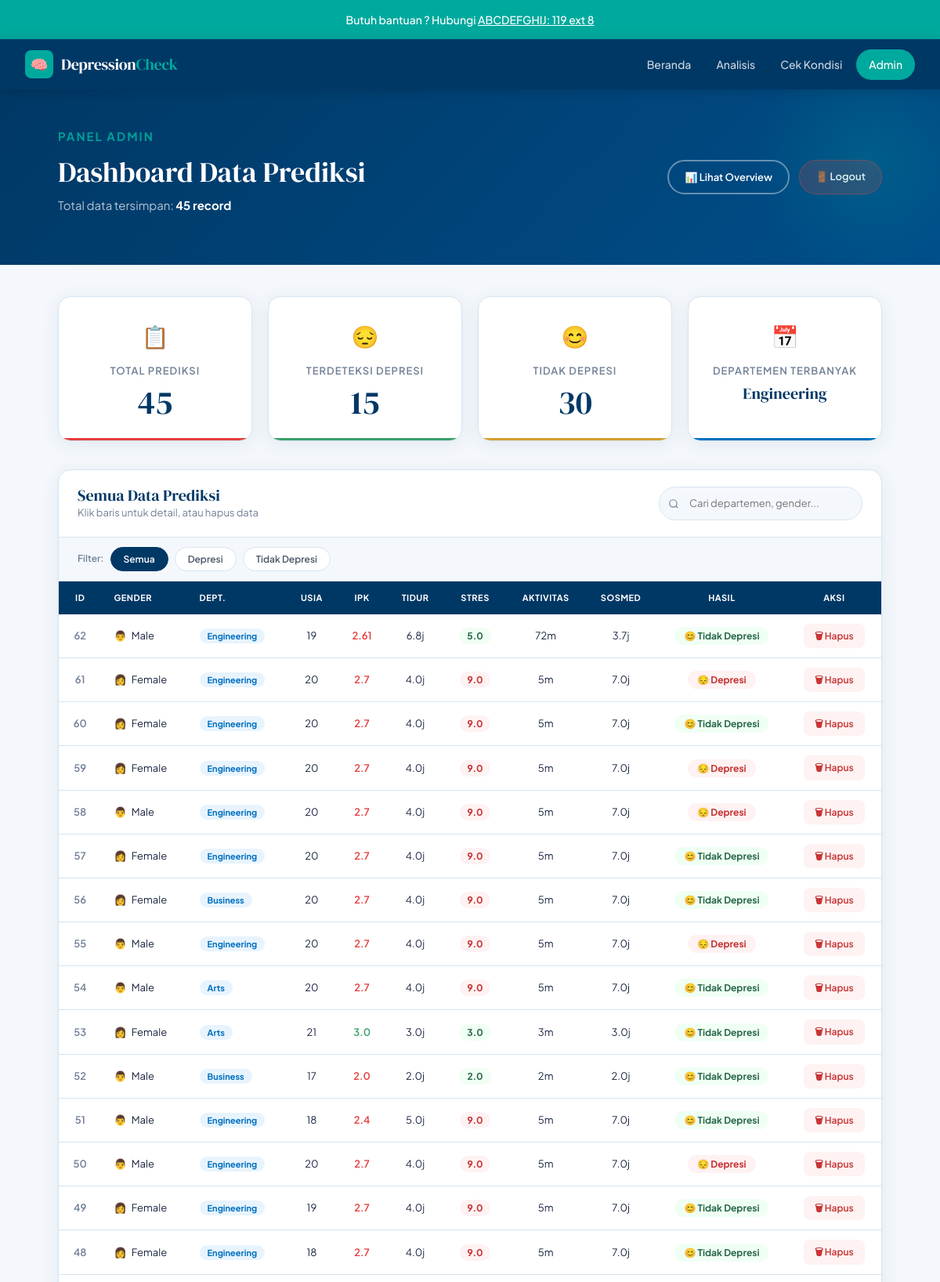
Page /admin (signed in, upper part) on the committed database.
### tables this page shows
CREATE TABLE predictions (
        id INTEGER PRIMARY KEY AUTOINCREMENT,
        age REAL, cgpa REAL, study REAL, sleep REAL,
        social REAL, activity REAL, stress REAL,
        gender TEXT, department TEXT, result TEXT
    );

### Project/app.py (the view)
@app.route('/admin')
def admin_dashboard():
    if not session.get('admin'):
        return redirect('/admin/login')
    with get_db() as conn:
        data = conn.execute("SELECT * FROM predictions ORDER BY id DESC").fetchall()
    return render_template('admin_dashboard.html', data=data)

### Project/app.py (called while the page is built)
def get_db():
    conn = sqlite3.connect('database.db')
    conn.row_factory = sqlite3.Row  # Akses kolom by name: row['age']
    return conn

### Project/templates/admin_dashboard.html (shortened to what this page needs)
{% extends "base.html" %}
{% block content %}
<div class="page-header">
  <div class="container" style="display:flex; justify-content:space-between; align-items:center; flex-wrap:wrap; gap:16px;">
    <div>
      <p class="section-label" style="color: rgba(0,169,157,0.9);">Panel Admin</p>
      <h2>Dashboard Data Prediksi</h2>
      <p>Total data tersimpan: <strong style="color:white;">{{ data|length }} record</strong></p>
    </div>
    <div style="display:flex; gap:12px; flex-wrap:wrap;">
      <a href="/overview" class="btn-outline-main" style="font-size:13px; padding:10px 20px;">
        📊 Lihat Overview
      </a>
      <a href="/admin/logout" style="background:rgba(229,62,62,0.2); border:1px solid rgba(229,62,62,0.4); color:white; padding:10px 20px; border-radius:50px; font-size:13px; font-weight:600; text-decoration:none; transition:all 0.2s;">
        🚪 Logout
      </a>
    </div>
  </div>
</div>
<div class="container" style="padding-bottom: 64px;">
  <div class="stat-grid" style="margin-bottom:36px;">
    <div class="stat-card">
      <span class="stat-icon">📋</span>
      <div class="stat-label">Total Prediksi</div>
      <div class="stat-value">{{ data|length }}</div>
    </div>
    <div class="stat-card">
      <span class="stat-icon">😔</span>
      <div class="stat-label">Terdeteksi Depresi</div>
      <div class="stat-value">{{ data|selectattr(10, 'equalto', 'Depresi')|list|length if data else data|selectattr('10', 'equalto', 'Depresi')|list|length }}</div>
    </div>
    <div class="stat-card">
      <span class="stat-icon">😊</span>
      <div class="stat-label">Tidak Depresi</div>
      <div class="stat-value" id="notDepCount">—</div>
    </div>
    <div class="stat-card">
      <span class="stat-icon">📅</span>
      <div class="stat-label">Departemen Terbanyak</div>
      <div class="stat-value" id="topDept" style="font-size:20px;">—</div>
    </div>
  </div>
  <div class="card-modern" style="padding:0; overflow:hidden;">
    <div style="display:flex; justify-content:space-between; align-items:center; padding:20px 24px; border-bottom:1px solid var(--border); flex-wrap:wrap; gap:12px;">
      <div>
        <h5 style="font-family:'DM Serif Display',serif; font-size:20px; color:var(--navy); margin:0;">Semua Data Prediksi</h5>
        <p style="font-size:13px; color:var(--text-light); margin:0;">Klik baris untuk detail, atau hapus data</p>
      </div>
      <div style="position:relative;">
        <input type="text" id="searchInput" placeholder="Cari departemen, gender..."
          style="padding:10px 16px 10px 38px; border:1.5px solid var(--border); border-radius:50px; font-family:'Plus Jakarta Sans',sans-serif; font-size:13px; color:var(--text-dark); background:var(--soft-bg); width:260px; outline:none; transition:all 0.2s;"
          oninput="filterTable(this.value)"
          onfocus="this.style.borderColor='var(--blue)'; this.style.background='white';"
          onblur="this.style.borderColor='var(--border)'; this.style.background='var(--soft-bg)';">
      </div>
    </div>
    <div style="padding:12px 24px; background:var(--soft-bg); border-bottom:1px solid var(--border); display:flex; gap:8px; flex-wrap:wrap;">
      <span style="font-size:12px; color:var(--text-light); font-weight:600; line-height:30px;">Filter:</span>
      <button onclick="filterBy('')" id="pill-all" class="filter-pill active">Semua</button>
      <button onclick="filterBy('Depresi')" id="pill-dep" class="filter-pill">Depresi</button>
      <button onclick="filterBy('Tidak Depresi')" id="pill-tidak" class="filter-pill">Tidak Depresi</button>
    </div>
    <div style="overflow-x:auto;">
      <table style="width:100%; border-collapse:collapse; font-size:13px;" id="dataTable">
        <thead>
          <tr style="background:var(--navy);">
            <th style="padding:12px 16px; color:white; font-weight:700; font-size:11px; text-transform:uppercase; letter-spacing:0.5px; text-align:center; white-space:nowrap;">ID</th>
            <th style="padding:12px 16px; color:white; font-weight:700; font-size:11px; text-transform:uppercase; letter-spacing:0.5px; text-align:left;">Gender</th>
            <th style="padding:12px 16px; color:white; font-weight:700; font-size:11px; text-transform:uppercase; letter-spacing:0.5px; text-align:left;">Dept.</th>
            <th style="padding:12px 16px; color:white; font-weight:700; font-size:11px; text-transform:uppercase; letter-spacing:0.5px; text-align:center;">Usia</th>
            <th style="padding:12px 16px; color:white; font-weight:700; font-size:11px; text-transform:uppercase; letter-spacing:0.5px; text-align:center;">IPK</th>
            <th style="padding:12px 16px; color:white; font-weight:700; font-size:11px; text-transform:uppercase; letter-spacing:0.5px; text-align:center;">Tidur</th>
            <th style="padding:12px 16px; color:white; font-weight:700; font-size:11px; text-transform:uppercase; letter-spacing:0.5px; text-align:center;">Stres</th>
            <th style="padding:12px 16px; color:white; font-weight:700; font-size:11px; text-transform:uppercase; letter-spacing:0.5px; text-align:center;">Aktivitas</th>
            <th style="padding:12px 16px; color:white; font-weight:700; font-size:11px; text-transform:uppercase; letter-spacing:0.5px; text-align:center;">Sosmed</th>
            <th style="padding:12px 16px; color:white; font-weight:700; font-size:11px; text-transform:uppercase; letter-spacing:0.5px; text-align:center;">Hasil</th>
            <th style="padding:12px 16px; color:white; font-weight:700; font-size:11px; text-transform:uppercase; letter-spacing:0.5px; text-align:center;">Aksi</th>
          </tr>
        </thead>
        <tbody id="tableBody">
          {% for row in data %}
          <tr style="border-bottom:1px solid var(--border); transition:background 0.15s;"
              onmouseover="this.style.background='var(--soft-bg)'"
              onmouseout="this.style.background='white'"
              data-result="{{ row[10] }}">
            <td style="padding:12px 16px; text-align:center; color:var(--text-light); font-weight:600;">{{ row[0] }}</td>
            <td style="padding:12px 16px;">
              <span style="display:flex; align-items:center; gap:6px;">
                {{ '👨' if row[8] == 'Male' else '👩' }}
                <span style="color:var(--text-dark);">{{ row[8] }}</span>
              </span>
            </td>
            <td style="padding:12px 16px;">
              <span style="background:var(--light-blue); color:var(--blue); font-size:11px; font-weight:700; padding:3px 10px; border-radius:20px;">{{ row[9] }}</span>
            </td>
            <td style="padding:12px 16px; text-align:center; color:var(--text-dark);">{{ row[1]|int }}</td>
            <td style="padding:12px 16px; text-align:center; font-weight:600; color:{% if row[2] >= 3.0 %}var(--success){% else %}var(--danger){% endif %};">{{ row[2] }}</td>
            <td style="padding:12px 16px; text-align:center; color:var(--text-dark);">{{ row[4] }}j</td>
            <td style="padding:12px 16px; text-align:center;">
              <span style="background:{% if row[7] > 7 %}#FEF2F2; color:#C53030{% elif row[7] > 5 %}#FFFBEB; color:#92400E{% else %}#F0FFF4; color:#276749{% endif %}; font-size:12px; font-weight:700; padding:3px 10px; border-radius:20px;">{{ row[7] }}</span>
            </td>
            <td style="padding:12px 16px; text-align:center; color:var(--text-dark);">{{ row[6]|int }}m</td>
            <td style="padding:12px 16px; text-align:center; color:var(--text-dark);">{{ row[5] }}j</td>
            <td style="padding:12px 16px; text-align:center;">
              <span style="background:{% if row[10]=='Depresi' %}#FEF2F2; color:#C53030{% else %}#F0FFF4; color:#276749{% endif %}; font-size:12px; font-weight:700; padding:4px 12px; border-radius:20px; white-space:nowrap;">
                {{ '😔' if row[10]=='Depresi' else '😊' }} {{ row[10] }}
              </span>
            </td>
            <td style="padding:12px 16px; text-align:center;">
              <a href="/admin/delete/{{ row[0] }}"
                onclick="return confirm('Hapus data ID {{ row[0] }}?')"
                style="background:#FEF2F2; color:#C53030; border:none; padding:6px 14px; border-radius:8px; font-size:12px; font-weight:600; cursor:pointer; text-decoration:none; transition:all 0.2s; display:inline-block;"
                onmouseover="this.style.background='#C53030'; this.style.color='white';"
                onmouseout="this.style.background='#FEF2F2'; this.style.color='#C53030';">
                🗑 Hapus
              </a>
            </td>
          </tr>
          {% endfor %}
        </tbody>
      </table>
    </div>
  </div>
</div>
{% endblock %}

### Project/templates/base.html (shortened to what this page needs)
<!DOCTYPE html>
<html lang="id">
<head>
<link href="https://cdn.jsdelivr.net/npm/bootstrap@5.3.0/dist/css/bootstrap.min.css" rel="stylesheet">
<link rel="stylesheet" href="{{ url_for('static', filename='style.css') }}">
</head>
<body>
<div class="crisis-banner">
  Butuh bantuan ? Hubungi <a href="tel:119">ABCDEFGHIJ: 119 ext 8</a>
</div>
<nav class="navbar">
  <a href="/" class="navbar-brand">
    <div class="navbar-logo-icon">🧠</div>
    <span class="navbar-brand-text">Depression<span>Check</span></span>
  </a>
  <div class="nav-links">
    <a href="/">Beranda</a>
    <a href="/overview">Analisis</a>
    <a href="/predict">Cek Kondisi</a>
    <a href="/admin/login" class="nav-admin">Admin</a>
  </div>
</nav>
<div class="main-content">
{% block content %}{% endblock %}
</div>
</body>
</html>

### Project/static/style.css (style rules this page uses)
:root { --navy: #003865; --blue: #0070C0; --sky: #1DA1F2; --teal: #00A99D; --light-blue: #E8F4FD; --soft-bg: #F4F8FC; --white: #ffffff; --text-dark: #1a2640; --text-mid: #4a5568; --text-light: #718096; --danger: #E53E3E; --success: #38A169; --warning: #D69E2E; --border: #D6E4F0; --card-shadow: 0 4px 24px rgba(0,56,101,0.08); --card-shadow-hover: 0 12px 40px rgba(0,56,101,0.16); --radius: 16px; --radius-sm: 10px; }
* { box-sizing: border-box; margin: 0; padding: 0; }
body { background: var(--soft-bg); font-family: 'Plus Jakarta Sans', sans-serif; color: var(--text-dark); line-height: 1.6; }
.navbar { background: var(--navy); padding: 0 32px; height: 64px; display: flex; align-items: center; justify-content: space-between; position: sticky; top: 0; z-index: 1000; box-shadow: 0 2px 16px rgba(0,0,0,0.15); }
.navbar-brand { display: flex; align-items: center; gap: 10px; text-decoration: none; }
.navbar-logo-icon { width: 36px; height: 36px; background: var(--teal); border-radius: 8px; display: flex; align-items: center; justify-content: center; font-size: 18px; }
.navbar-brand-text { font-family: 'DM Serif Display', serif; font-size: 20px; color: white; letter-spacing: -0.3px; }
.navbar-brand-text span { color: var(--teal); }
.nav-links { display: flex; align-items: center; gap: 4px; }
.nav-links a { color: rgba(255,255,255,0.8); text-decoration: none; font-size: 14px; font-weight: 500; padding: 8px 14px; border-radius: 8px; transition: all 0.2s; }
.nav-links a.nav-admin { background: var(--teal); color: white; padding: 8px 16px; border-radius: 20px; }
.container { max-width: 1100px; margin: 0 auto; padding: 0 24px; }
.btn-outline-main { background: transparent; color: white; border: 2px solid rgba(255,255,255,0.4); padding: 12px 26px; border-radius: 50px; font-size: 15px; font-weight: 600; cursor: pointer; text-decoration: none; display: inline-flex; align-items: center; gap: 8px; transition: all 0.25s; }
.card-modern { background: white; border-radius: var(--radius); padding: 28px; box-shadow: var(--card-shadow); border: 1px solid var(--border); transition: all 0.3s; }
.section-label { font-size: 12px; font-weight: 700; letter-spacing: 2px; text-transform: uppercase; color: var(--teal); margin-bottom: 12px; }
.stat-grid { display: grid; grid-template-columns: repeat(auto-fit, minmax(200px, 1fr)); gap: 20px; margin-bottom: 40px; }
.stat-card { background: white; border-radius: var(--radius); padding: 28px 24px; box-shadow: var(--card-shadow); border: 1px solid var(--border); text-align: center; position: relative; overflow: hidden; transition: all 0.3s; }
.stat-card::after { content: ''; position: absolute; bottom: 0; left: 0; right: 0; height: 3px; }
.stat-card:nth-child(1)::after { background: var(--danger); }
.stat-card:nth-child(2)::after { background: var(--success); }
.stat-card:nth-child(3)::after { background: var(--warning); }
.stat-card:nth-child(4)::after { background: var(--blue); }
.stat-card .stat-label { font-size: 13px; font-weight: 600; color: var(--text-light); text-transform: uppercase; letter-spacing: 1px; margin-bottom: 8px; }
.stat-card .stat-value { font-family: 'DM Serif Display', serif; font-size: 42px; color: var(--navy); line-height: 1; }
.stat-card .stat-icon { font-size: 28px; margin-bottom: 12px; display: block; }
.page-header { background: linear-gradient(135deg, var(--navy) 0%, #004E8A 100%); padding: 48px 0; margin-bottom: 40px; position: relative; overflow: hidden; }
.page-header::after { content: ''; position: absolute; right: -60px; top: -60px; width: 300px; height: 300px; border-radius: 50%; background: radial-gradient(circle, rgba(0,169,157,0.2) 0%, transparent 70%); }
.page-header h2 { font-family: 'DM Serif Display', serif; font-size: 36px; color: white; margin-bottom: 8px; }
.page-header p { color: rgba(255,255,255,0.7); font-size: 15px; }
.crisis-banner { background: var(--teal); color: white; text-align: center; padding: 14px; font-size: 14px; font-weight: 500; }
.crisis-banner a { color: white; text-decoration: underline; }

### Project/templates/admin_dashboard.html (style rules this page uses)
.filter-pill { background: white; border: 1.5px solid var(--border); color: var(--text-mid); padding: 5px 16px; border-radius: 20px; font-size: 12px; font-weight: 600; cursor: pointer; font-family: 'Plus Jakarta Sans', sans-serif; transition: all 0.2s; }
.filter-pill.active { background: var(--navy); color: white; border-color: var(--navy); }

### rows in the picture
predictions: id "62", gender "👨", gender "Male", department "Engineering", age "19", cgpa "2.61", sleep "6.8", stress "5.0", activity "72", social "3.7", result "😊", result "Tidak Depresi"
predictions: id "61", gender "👩", gender "Female", department "Engineering", age "20", cgpa "2.7", sleep "4.0", stress "9.0", activity "5", social "7.0", result "😔", result "Depresi"
predictions: id "60", gender "👩", gender "Female", department "Engineering", age "20", cgpa "2.7", sleep "4.0", stress "9.0", activity "5", social "7.0", result "😊", result "Tidak Depresi"
predictions: id "59", gender "👩", gender "Female", department "Engineering", age "20", cgpa "2.7", sleep "4.0", stress "9.0", activity "5", social "7.0", result "😔", result "Depresi"
predictions: id "58", gender "👨", gender "Male", department "Engineering", age "20", cgpa "2.7", sleep "4.0", stress "9.0", activity "5", social "7.0", result "😔", result "Depresi"
predictions: id "57", gender "👩", gender "Female", department "Engineering", age "20", cgpa "2.7", sleep "4.0", stress "9.0", activity "5", social "7.0", result "😊", result "Tidak Depresi"
predictions: id "56", gender "👩", gender "Female", department "Business", age "20", cgpa "2.7", sleep "4.0", stress "9.0", activity "5", social "7.0", result "😊", result "Tidak Depresi"
predictions: id "55", gender "👨", gender "Male", department "Engineering", age "20", cgpa "2.7", sleep "4.0", stress "9.0", activity "5", social "7.0", result "😔", result "Depresi"
predictions: id "54", gender "👨", gender "Male", department "Arts", age "20", cgpa "2.7", sleep "4.0", stress "9.0", activity "5", social "7.0", result "😊", result "Tidak Depresi"
predictions: id "53", gender "👩", gender "Female", department "Arts", age "21", cgpa "3.0", sleep "3.0", stress "3.0", activity "3", social "3.0", result "😊", result "Tidak Depresi"
predictions: id "52", gender "👨", gender "Male", department "Business", age "17", cgpa "2.0", sleep "2.0", stress "2.0", activity "2", social "2.0", result "😊", result "Tidak Depresi"
predictions: id "51", gender "👨", gender "Male", department "Engineering", age "18", cgpa "2.4", sleep "5.0", stress "9.0", activity "5", social "7.0", result "😊", result "Tidak Depresi"
predictions: id "50", gender "👨", gender "Male", department "Engineering", age "20", cgpa "2.7", sleep "4.0", stress "9.0", activity "5", social "7.0", result "😔", result "Depresi"
predictions: id "49", gender "👩", gender "Female", department "Engineering", age "19", cgpa "2.7", sleep "4.0", stress "9.0", activity "5", social "7.0", result "😊", result "Tidak Depresi"
predictions: id "48", gender "👩", gender "Female", department "Engineering", age "18", cgpa "2.7", sleep "4.0", stress "9.0", activity "5", social "7.0", result "😊", result "Tidak Depresi"

### other values in the picture
{{ data|length }} "45"
